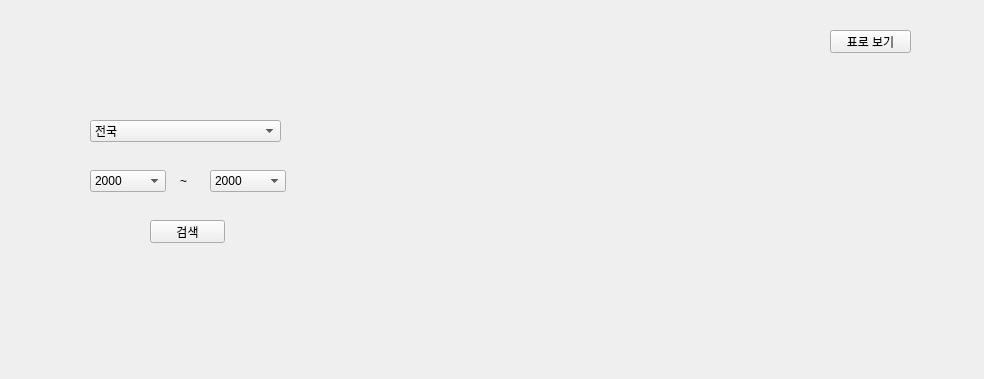
<?xml version="1.0" encoding="UTF-8"?>
<ui version="4.0">
 <class>Form</class>
 <widget class="QWidget" name="Form">
  <property name="geometry">
   <rect>
    <x>0</x>
    <y>0</y>
    <width>984</width>
    <height>379</height>
   </rect>
  </property>
  <property name="windowTitle">
   <string>Form</string>
  </property>
  <widget class="QStackedWidget" name="chartorgraph">
   <property name="geometry">
    <rect>
     <x>360</x>
     <y>10</y>
     <width>591</width>
     <height>341</height>
    </rect>
   </property>
   <property name="currentIndex">
    <number>0</number>
   </property>
   <widget class="QWidget" name="page">
    <widget class="QWidget" name="verticalLayoutWidget">
     <property name="geometry">
      <rect>
       <x>30</x>
       <y>60</y>
       <width>521</width>
       <height>251</height>
      </rect>
     </property>
     <layout class="QVBoxLayout" name="test_graph"/>
    </widget>
    <widget class="QPushButton" name="chart_see">
     <property name="geometry">
      <rect>
       <x>470</x>
       <y>20</y>
       <width>81</width>
       <height>23</height>
      </rect>
     </property>
     <property name="text">
      <string>표로 보기</string>
     </property>
    </widget>
   </widget>
   <widget class="QWidget" name="page_2">
    <widget class="QTableWidget" name="old_chart">
     <property name="geometry">
      <rect>
       <x>20</x>
       <y>60</y>
       <width>531</width>
       <height>261</height>
      </rect>
     </property>
    </widget>
    <widget class="QPushButton" name="graph_see">
     <property name="geometry">
      <rect>
       <x>460</x>
       <y>20</y>
       <width>91</width>
       <height>23</height>
      </rect>
     </property>
     <property name="text">
      <string>그래프로 보기</string>
     </property>
    </widget>
    <widget class="QPushButton" name="add_btn">
     <property name="geometry">
      <rect>
       <x>150</x>
       <y>20</y>
       <width>75</width>
       <height>23</height>
      </rect>
     </property>
     <property name="text">
      <string>추가</string>
     </property>
    </widget>
    <widget class="QPushButton" name="change_btn">
     <property name="geometry">
      <rect>
       <x>240</x>
       <y>20</y>
       <width>75</width>
       <height>23</height>
      </rect>
     </property>
     <property name="text">
      <string>수정</string>
     </property>
    </widget>
    <widget class="QPushButton" name="del_btn">
     <property name="geometry">
      <rect>
       <x>330</x>
       <y>20</y>
       <width>75</width>
       <height>23</height>
      </rect>
     </property>
     <property name="text">
      <string>삭제</string>
     </property>
    </widget>
    <widget class="QLabel" name="label_2">
     <property name="geometry">
      <rect>
       <x>38</x>
       <y>254</y>
       <width>111</width>
       <height>16</height>
      </rect>
     </property>
     <property name="text">
      <string>노년부양비</string>
     </property>
    </widget>
    <widget class="QLabel" name="label_3">
     <property name="geometry">
      <rect>
       <x>38</x>
       <y>274</y>
       <width>101</width>
       <height>16</height>
      </rect>
     </property>
     <property name="text">
      <string>유소년부양비</string>
     </property>
    </widget>
    <widget class="QLabel" name="label_4">
     <property name="geometry">
      <rect>
       <x>38</x>
       <y>294</y>
       <width>71</width>
       <height>16</height>
      </rect>
     </property>
     <property name="text">
      <string>총부양비</string>
     </property>
    </widget>
    <widget class="QLineEdit" name="add_edit">
     <property name="geometry">
      <rect>
       <x>20</x>
       <y>20</y>
       <width>111</width>
       <height>20</height>
      </rect>
     </property>
     <property name="placeholderText">
      <string>해당 지역 추가 </string>
     </property>
    </widget>
   </widget>
  </widget>
  <widget class="QComboBox" name="rate_test">
   <property name="geometry">
    <rect>
     <x>90</x>
     <y>120</y>
     <width>191</width>
     <height>22</height>
    </rect>
   </property>
   <item>
    <property name="text">
     <string>전국</string>
    </property>
   </item>
   <item>
    <property name="text">
     <string>서울특별시</string>
    </property>
   </item>
   <item>
    <property name="text">
     <string>부산광역시</string>
    </property>
   </item>
   <item>
    <property name="text">
     <string>대구광역시</string>
    </property>
   </item>
   <item>
    <property name="text">
     <string>인천광역시</string>
    </property>
   </item>
   <item>
    <property name="text">
     <string>광주광역시</string>
    </property>
   </item>
   <item>
    <property name="text">
     <string>대전광역시</string>
    </property>
   </item>
   <item>
    <property name="text">
     <string>울산광역시</string>
    </property>
   </item>
   <item>
    <property name="text">
     <string>세종특별자치시</string>
    </property>
   </item>
   <item>
    <property name="text">
     <string>경기도</string>
    </property>
   </item>
   <item>
    <property name="text">
     <string>강원도</string>
    </property>
   </item>
   <item>
    <property name="text">
     <string>충청북도</string>
    </property>
   </item>
   <item>
    <property name="text">
     <string>충청남도</string>
    </property>
   </item>
   <item>
    <property name="text">
     <string>전라북도</string>
    </property>
   </item>
   <item>
    <property name="text">
     <string>전라남도</string>
    </property>
   </item>
   <item>
    <property name="text">
     <string>경상북도</string>
    </property>
   </item>
   <item>
    <property name="text">
     <string>경상남도</string>
    </property>
   </item>
   <item>
    <property name="text">
     <string>제주특별자치도</string>
    </property>
   </item>
  </widget>
  <widget class="QPushButton" name="search_btn">
   <property name="geometry">
    <rect>
     <x>150</x>
     <y>220</y>
     <width>75</width>
     <height>23</height>
    </rect>
   </property>
   <property name="text">
    <string>검색</string>
   </property>
  </widget>
  <widget class="QComboBox" name="first_year">
   <property name="geometry">
    <rect>
     <x>90</x>
     <y>170</y>
     <width>76</width>
     <height>22</height>
    </rect>
   </property>
   <item>
    <property name="text">
     <string>2000</string>
    </property>
   </item>
   <item>
    <property name="text">
     <string>2001</string>
    </property>
   </item>
   <item>
    <property name="text">
     <string>2002</string>
    </property>
   </item>
   <item>
    <property name="text">
     <string>2003</string>
    </property>
   </item>
   <item>
    <property name="text">
     <string>2004</string>
    </property>
   </item>
   <item>
    <property name="text">
     <string>2005</string>
    </property>
   </item>
   <item>
    <property name="text">
     <string>2006</string>
    </property>
   </item>
   <item>
    <property name="text">
     <string>2007</string>
    </property>
   </item>
   <item>
    <property name="text">
     <string>2008</string>
    </property>
   </item>
   <item>
    <property name="text">
     <string>2009</string>
    </property>
   </item>
   <item>
    <property name="text">
     <string>2010</string>
    </property>
   </item>
   <item>
    <property name="text">
     <string>2011</string>
    </property>
   </item>
   <item>
    <property name="text">
     <string>2012</string>
    </property>
   </item>
   <item>
    <property name="text">
     <string>2013</string>
    </property>
   </item>
   <item>
    <property name="text">
     <string>2014</string>
    </property>
   </item>
   <item>
    <property name="text">
     <string>2015</string>
    </property>
   </item>
   <item>
    <property name="text">
     <string>2016</string>
    </property>
   </item>
   <item>
    <property name="text">
     <string>2017</string>
    </property>
   </item>
   <item>
    <property name="text">
     <string>2018</string>
    </property>
   </item>
   <item>
    <property name="text">
     <string>2019</string>
    </property>
   </item>
   <item>
    <property name="text">
     <string>2020</string>
    </property>
   </item>
   <item>
    <property name="text">
     <string>2021</string>
    </property>
   </item>
  </widget>
  <widget class="QLabel" name="label">
   <property name="geometry">
    <rect>
     <x>180</x>
     <y>170</y>
     <width>21</width>
     <height>21</height>
    </rect>
   </property>
   <property name="text">
    <string>~</string>
   </property>
  </widget>
  <widget class="QComboBox" name="last_year">
   <property name="geometry">
    <rect>
     <x>210</x>
     <y>170</y>
     <width>76</width>
     <height>22</height>
    </rect>
   </property>
   <item>
    <property name="text">
     <string>2000</string>
    </property>
   </item>
   <item>
    <property name="text">
     <string>2001</string>
    </property>
   </item>
   <item>
    <property name="text">
     <string>2002</string>
    </property>
   </item>
   <item>
    <property name="text">
     <string>2003</string>
    </property>
   </item>
   <item>
    <property name="text">
     <string>2004</string>
    </property>
   </item>
   <item>
    <property name="text">
     <string>2005</string>
    </property>
   </item>
   <item>
    <property name="text">
     <string>2006</string>
    </property>
   </item>
   <item>
    <property name="text">
     <string>2007</string>
    </property>
   </item>
   <item>
    <property name="text">
     <string>2008</string>
    </property>
   </item>
   <item>
    <property name="text">
     <string>2009</string>
    </property>
   </item>
   <item>
    <property name="text">
     <string>2010</string>
    </property>
   </item>
   <item>
    <property name="text">
     <string>2011</string>
    </property>
   </item>
   <item>
    <property name="text">
     <string>2012</string>
    </property>
   </item>
   <item>
    <property name="text">
     <string>2013</string>
    </property>
   </item>
   <item>
    <property name="text">
     <string>2014</string>
    </property>
   </item>
   <item>
    <property name="text">
     <string>2015</string>
    </property>
   </item>
   <item>
    <property name="text">
     <string>2016</string>
    </property>
   </item>
   <item>
    <property name="text">
     <string>2017</string>
    </property>
   </item>
   <item>
    <property name="text">
     <string>2018</string>
    </property>
   </item>
   <item>
    <property name="text">
     <string>2019</string>
    </property>
   </item>
   <item>
    <property name="text">
     <string>2020</string>
    </property>
   </item>
   <item>
    <property name="text">
     <string>2021</string>
    </property>
   </item>
  </widget>
 </widget>
 <resources/>
 <connections/>
</ui>
